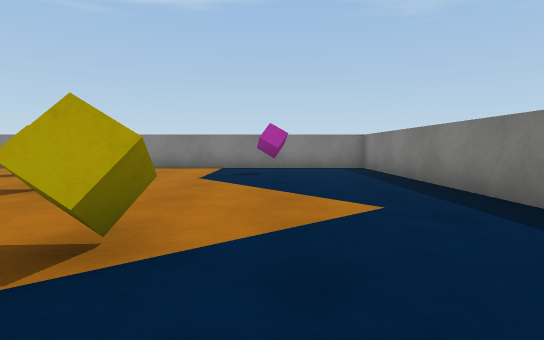
view 1 (above)

21 first-person views from a walk through a 3-D level made in the Unity game engine. The camera is 0.62 m above the floor, tilts 4° down and sees 80° across. The floor is counted in squares, 1 m on a side. Each view is taken from the middle of a square. On the plan, view 1 faces up. The plan holds only what a view shows up to about 10 squares ahead; the rest is blank. The player character is not drawn. Surface patterns are stand-ins for the level's own textures.

view 2
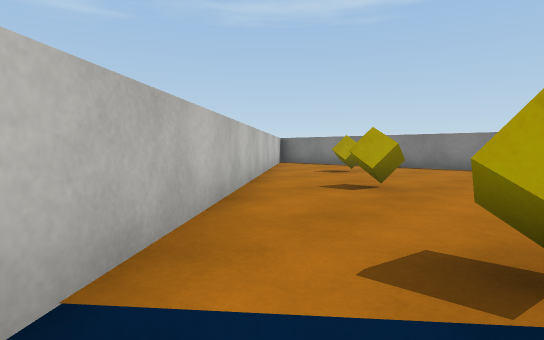

view 3
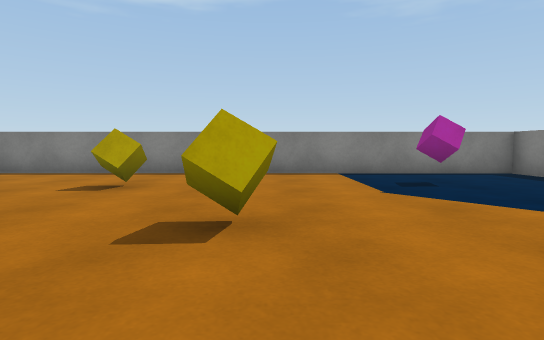

view 4
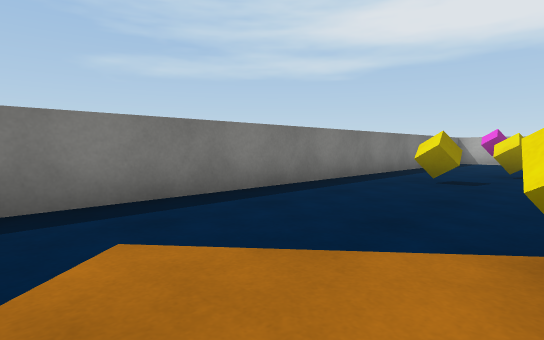

view 5
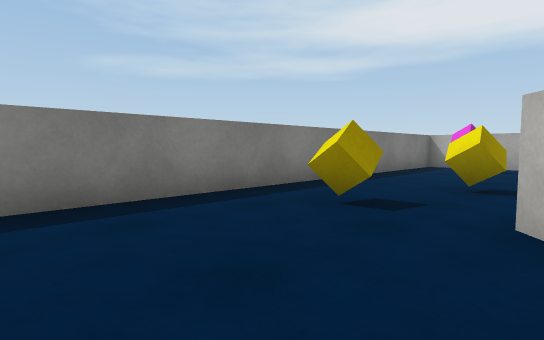

view 6
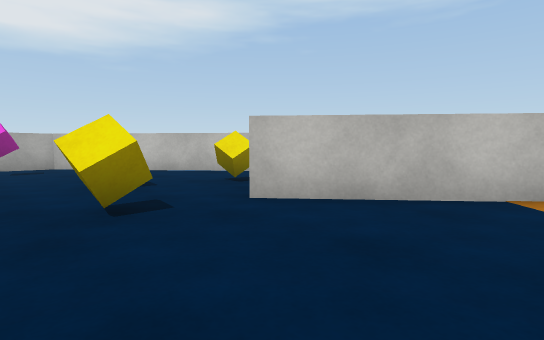

view 7
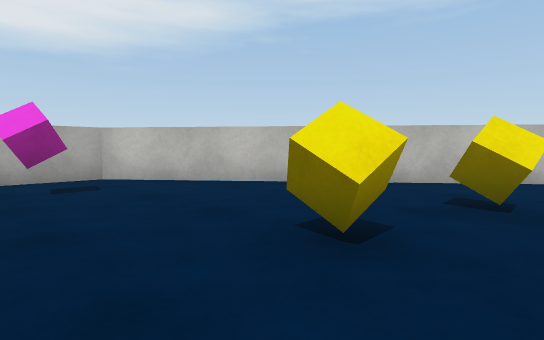

view 8
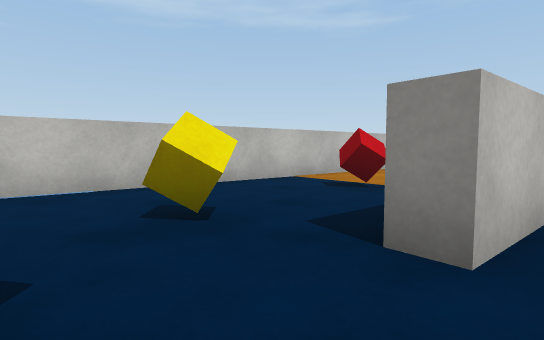

view 9
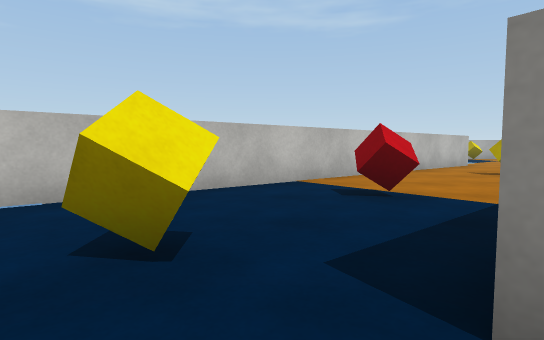

view 10
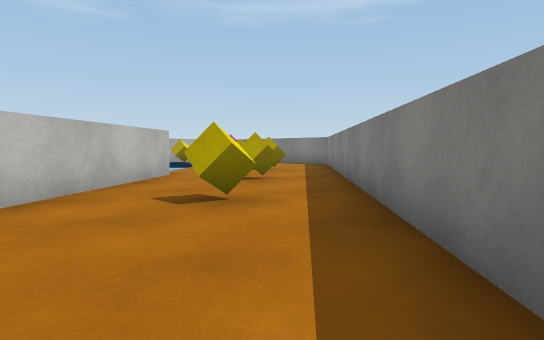

view 11
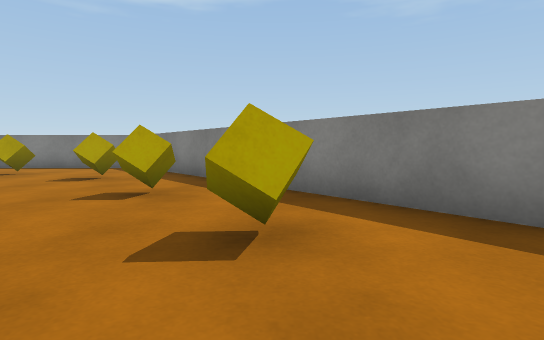

view 12
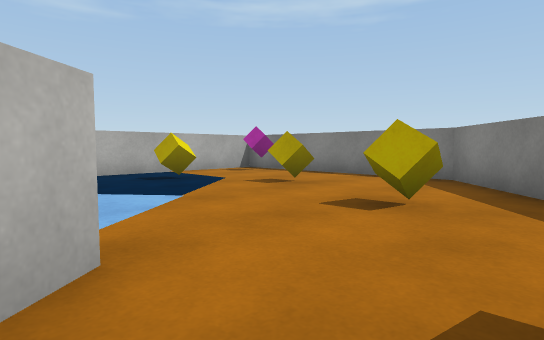

view 13
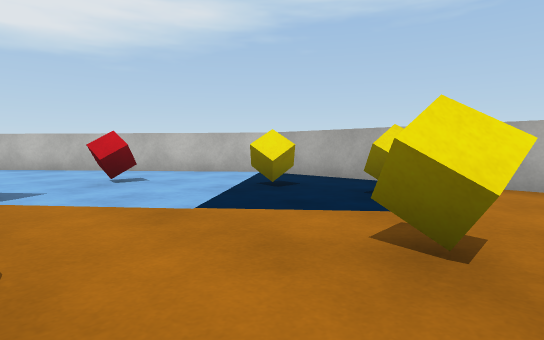

view 14
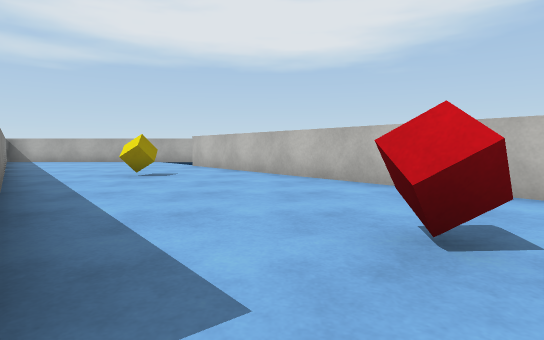

view 15
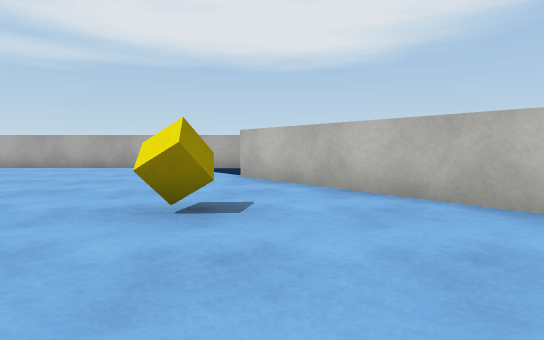

view 16
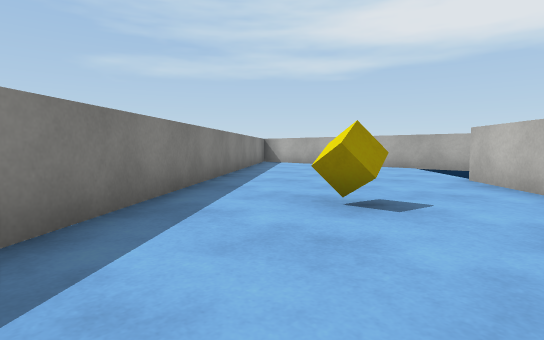

view 17
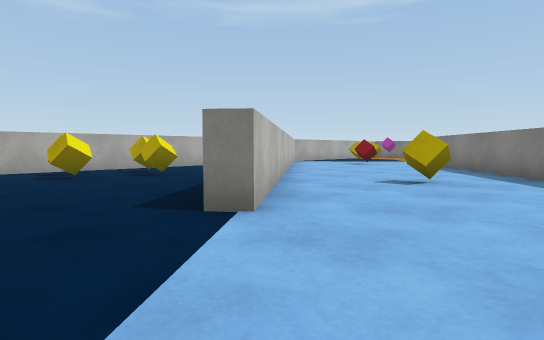

view 18
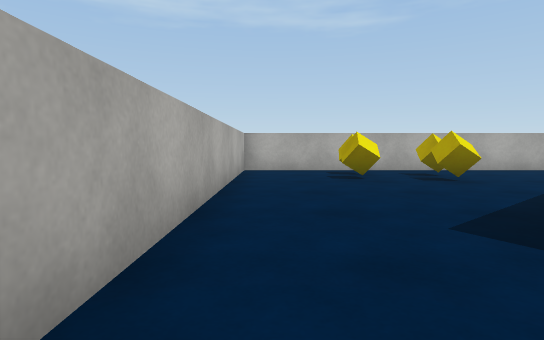

view 19
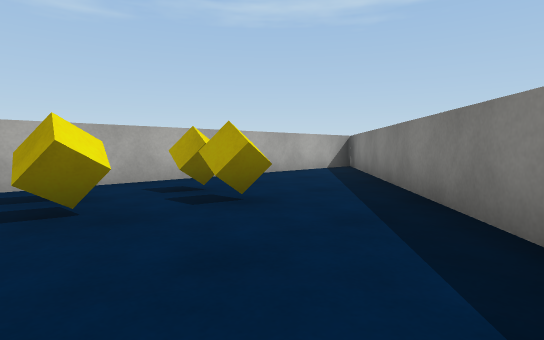

view 20
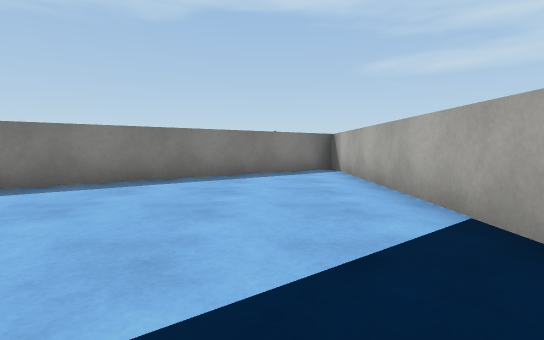

view 21
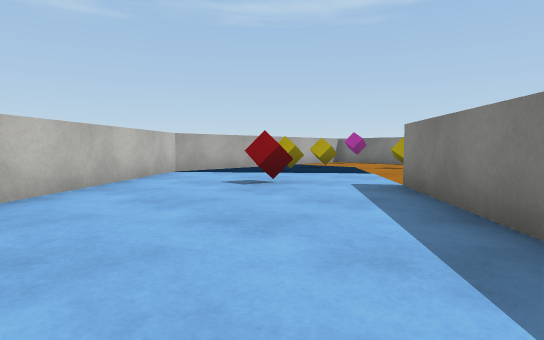

### Floor plan
Points are (right, up) in squares from view 1. A wall is a line through its corners. A room is listed if a view was taken in it or the views show most of it. See-through windows are left out.
Room 1 (views 1, 2, 3, 4, 5, 6, 7, 8, 9)
walls: (-4.8, -3.9) (-0.1, -9.7) (2.7, -9.7) (2.7, 9.8) (-9.6, 9.8); (-8, 7) (-0.6, -2) (-1.1, -2.4)
ways out: opening at (-3.7, -2) to room 2
objects: yellow cube (-5, 7); yellow cube (-3, 5); yellow cube (-2, -4); yellow cube (-1, 2); yellow cube (0, -4); pink cube (0, 8); pink cube (1, -8); yellow cube (1, -2)
Room 2 (views 10, 11)
walls: (-4, 1.4) (-7, 5); (-9.8, 2.3) (-4.8, -3.9)
ways out: opening at (-3.7, -2) to room 1; opening at (-8.3, 3) to room 3
objects: yellow cube (-7, 2); red cube (-4, -2)
Room 3 (views 12, 13, 14, 15, 16, 17, 18, 20, 21)
walls: (-10.9, 3.6) (-9.8, 2.3); (-7, 5) (-10.9, 9.8) (-16.5, 9.8); (-11.4, -9.7) (-0.7, -9.7) (-11.3, 3.3); (-16.7, 9.5) (-16.7, 2.2) (-9.3, -6.9) (-9.8, -7.3)
ways out: opening at (-8.3, 3) to room 2; opening at (-11.5, -8.5) to room 4
objects: yellow cube (-15, 4); yellow cube (-15, 6); pink cube (-15, 9); red cube (-13, 2); yellow cube (-13, 7); yellow cube (-10, 6); yellow cube (-9, -3); yellow cube (-9, 4)
Room 4 (view 19)
walls: (-11.1, -5.5) (-16.3, 0.8); (-16.7, 0.5) (-16.7, -9.7) (-11.4, -9.7)
ways out: opening at (-11.5, -8.5) to room 3
objects: other object (-15, -7); yellow cube (-15, -5); yellow cube (-14, -7); yellow cube (-14, -6)

Positions as (right, up) in squares from view 1, and headings:
1: (0, 0), facing up
2: (-1, 0), facing up-left
3: (-3, 2), facing up
4: (-1, 4), facing down-right
5: (-1, 1), facing down-right
6: (2, 1), facing down-left
7: (2, -3), facing down-left
8: (1, -3), facing left
9: (0, -3), facing left
10: (-4, 0), facing up-left
11: (-7, 0), facing up
12: (-9, 3), facing up-left
13: (-11, 8), facing down-left
14: (-12, 4), facing down
15: (-10, 0), facing down
16: (-11, 0), facing down-right
17: (-7, -9), facing up-left
18: (-8, -9), facing left
19: (-11, -8), facing up-left
20: (-10, -8), facing right
21: (-9, -2), facing up-left
